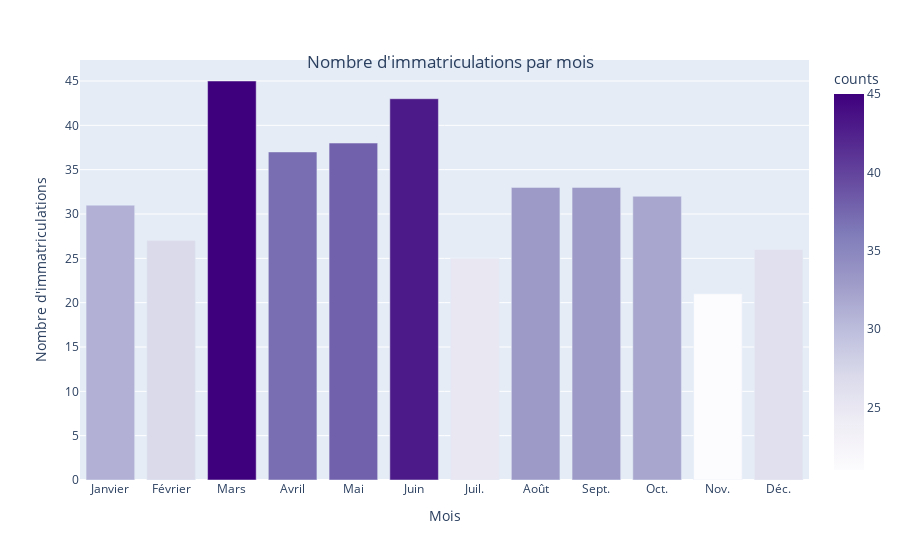

The cell this chart's notebook holds for it:
### Code cell
co2.viz.plot_registrations_per_month(df, filename="my_plot", format='json')

### Figure 1 — Plotly figure (JSON) as saved in the notebook; plotly's stock layout.template omitted (floating-point values rounded to 4 significant figures)
{"data": [{"alignmentgroup": "True", "hovertemplate": "Month=%{x}<br>counts=%{marker.color}<extra></extra>", "legendgroup": "", "marker": {"color": [31, 27, 45, 37, 38, 43, 25, 33, 33, 32, 21, 26], "coloraxis": "coloraxis", "pattern": {"shape": ""}}, "name": "", "offsetgroup": "", "orientation": "v", "showlegend": false, "textposition": "auto", "type": "bar", "x": [1, 2, 3, 4, 5, 6, 7, 8, 9, 10, 11, 12], "xaxis": "x", "y": [31, 27, 45, 37, 38, 43, 25, 33, 33, 32, 21, 26], "yaxis": "y"}], "layout": {"barmode": "relative", "coloraxis": {"colorbar": {"title": {"text": "counts"}}, "colorscale": [[0, "rgb(252,251,253)"], [0.125, "rgb(239,237,245)"], [0.25, "rgb(218,218,235)"], [0.375, "rgb(188,189,220)"], [0.5, "rgb(158,154,200)"], [0.625, "rgb(128,125,186)"], [0.75, "rgb(106,81,163)"], [0.875, "rgb(84,39,143)"], [1, "rgb(63,0,125)"]]}, "legend": {"tracegroupgap": 0}, "margin": {"t": 60}, "showlegend": false, "title": {"text": "Nombre d'immatriculations par mois", "x": 0.5, "xanchor": "center", "y": 0.9, "yanchor": "top"}, "xaxis": {"anchor": "y", "domain": [0, 1], "ticktext": ["Janvier", "Février", "Mars", "Avril", "Mai", "Juin", "Juil.", "Août", "Sept.", "Oct.", "Nov.", "Déc."], "tickvals": [1, 2, 3, 4, 5, 6, 7, 8, 9, 10, 11, 12], "title": {"text": "Mois"}}, "yaxis": {"anchor": "x", "domain": [0, 1], "title": {"text": "Nombre d'immatriculations"}}}}
